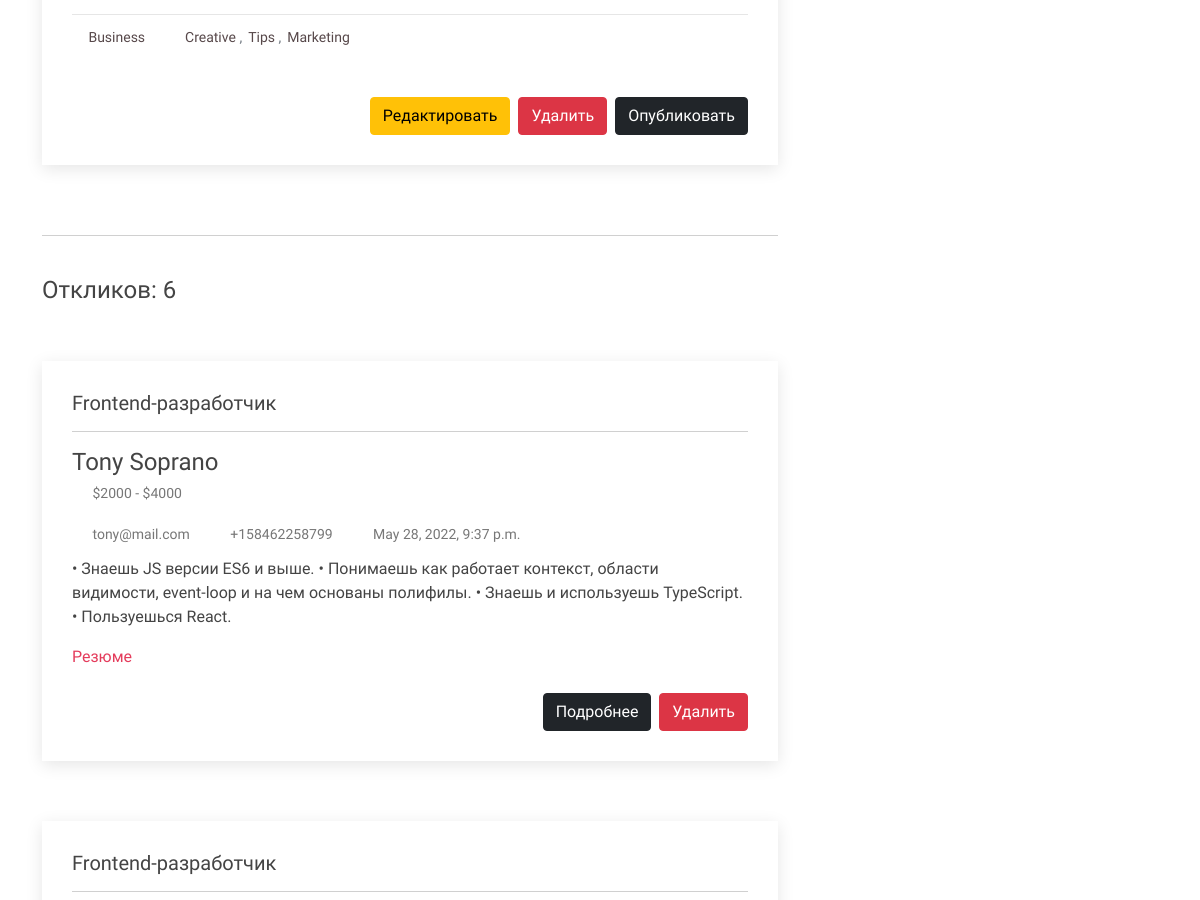
The app's page /vacancies/dashboard/10/frontend-razrabotcik/ (signed in, middle part), older data.
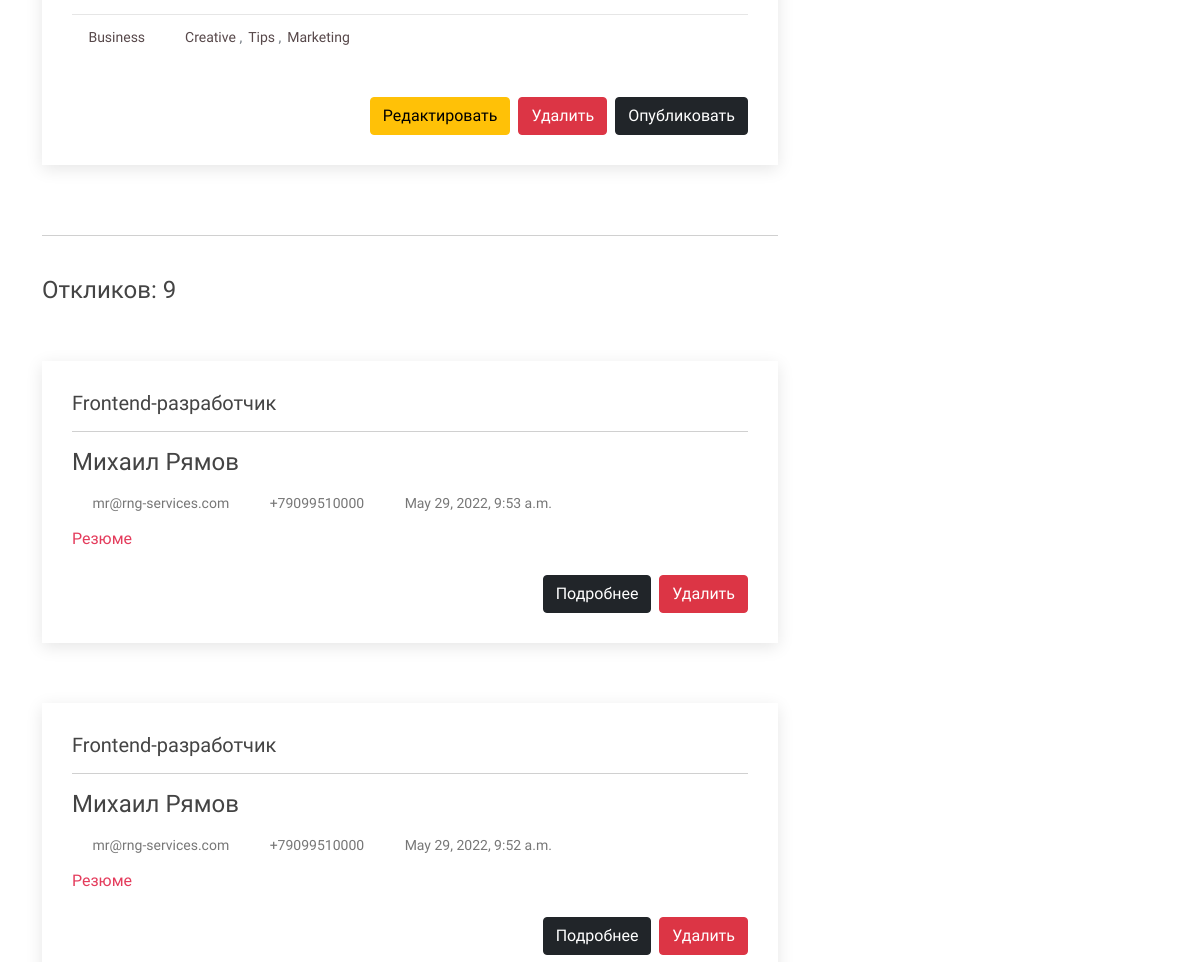
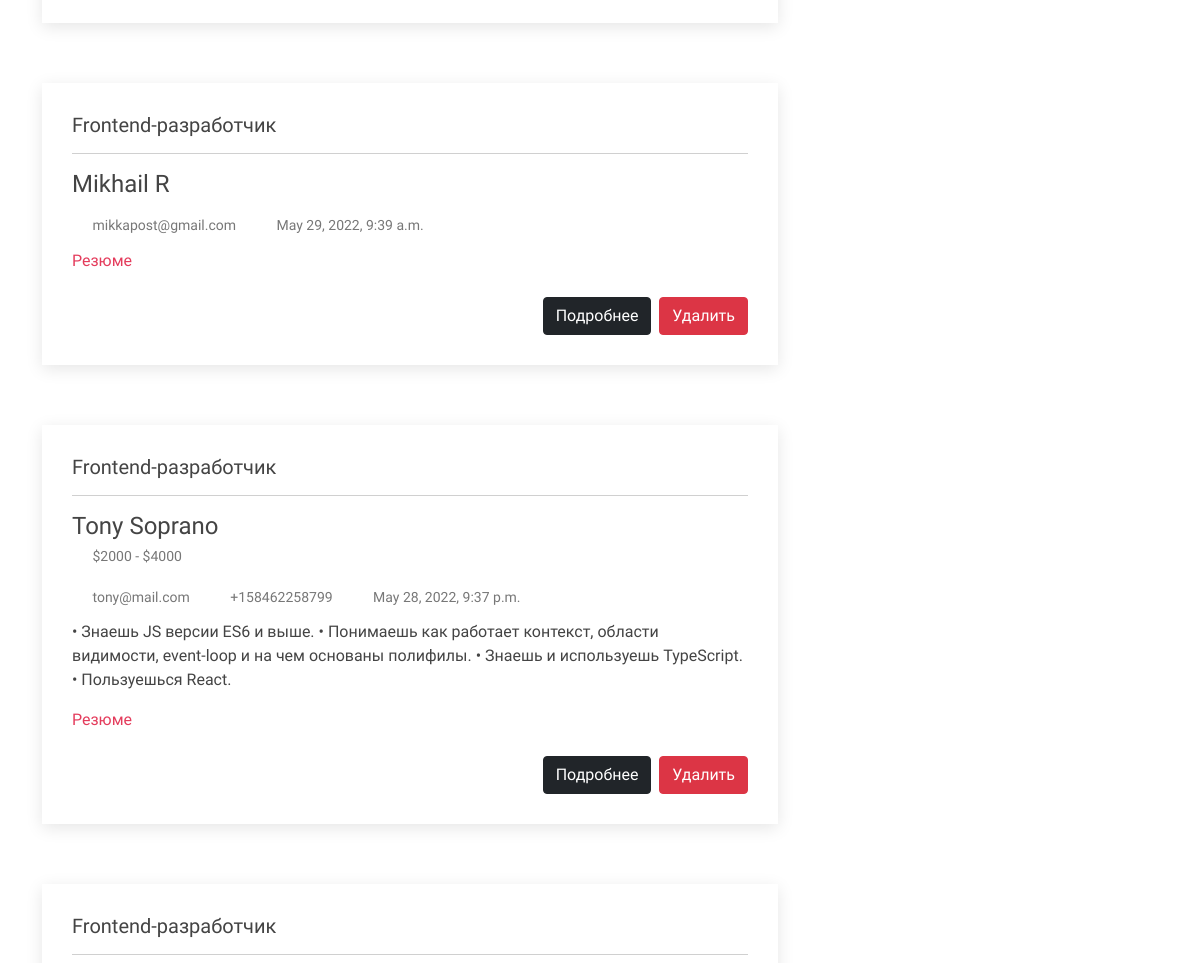
The same page, newer data (2 pictures, top to bottom).
### vacancies/models.py (models this page shows, shortened)
class JobApplication(models.Model):
    class Meta:
        verbose_name = "Отклик на вакансию"
        verbose_name_plural = "Отклики на вакансию"
    vacancy = models.ForeignKey(Vacancy, related_name='job_applications', on_delete=models.CASCADE)
    first_name = models.CharField(max_length=120)
    last_name = models.CharField(max_length=120)
    email = models.EmailField(max_length=120)
    phone = models.CharField(max_length=30, null=True, blank=True)
    telegram_url = models.CharField(max_length=120, null=True, blank=True)
    whatsapp_url = models.CharField(max_length=120, null=True, blank=True)
    linkedin_url = models.CharField(max_length=120, null=True, blank=True)
    github_url = models.CharField(max_length=120, null=True, blank=True)
    cover_letter = models.TextField("Cover letter", null=True, blank=True)
    date_added = models.DateTimeField(auto_now_add=True)
    salary = models.CharField(max_length=30, null=True, blank=True)
    resume = ContentTypeRestrictedFileField(upload_to='resumes/',
                                            content_types=[
                                                'text/plain',
                                                'application/pdf',
                                                'application/msword',
                                                'application/vnd.openxmlformats-officedocument.wordprocessingml.document'
                                                ],
                                                max_upload_size=1310720,
                                                verbose_name="Загрузить резюме*",
                                                help_text="Загрузить резюме в формате txt, doc, docx, pdf")

class Vacancy(models.Model):
    class Meta:
        verbose_name = "Vacancy"
        verbose_name_plural = "Vacancies"
    class Image(models.IntegerChoices):
        BLOG1 = 1
        BLOG2 = 2
        BLOG3 = 3
        BLOG4 = 4
        BLOG5 = 5
        BLOG6 = 6
        BLOG7 = 7
        BLOG8 = 8
        BLOG9 = 9
    title = models.CharField(max_length=160, verbose_name="Название")
    slug = models.SlugField(unique=True, blank=True)
    image = models.IntegerField(choices=Image.choices, default=1, verbose_name="Выбор картинки для вакансии")
    location = models.CharField(max_length=30, blank=True, verbose_name="город - офис / удалённо")
    salary = models.CharField(max_length=30, blank=True)
    format = models.CharField(max_length=30, blank=True, verbose_name="Занятость / в штат")
    entryСontent = RichTextField(blank=True, verbose_name="Краткое описание вакансии, проекта или клиента. / Превью.")
    body = RichTextField(blank=True, verbose_name="Полное описание вакансии: обязанности, требования, условия.")
    tags = models.TextField(blank=True)
    date_created = models.DateTimeField(auto_now_add=True)
    date_published = models.DateTimeField(auto_now=True)
    is_published = models.BooleanField(default=False, verbose_name="Опубликовано")
    author = models.ForeignKey(User, on_delete=models.CASCADE, default=User)
    contacts = models.BooleanField(default=True, verbose_name="Указать контакты рекрутера")
    is_on_top = models.BooleanField(default=False, verbose_name="На главной странице")
    def get_image(self):
        return f'website/assets/img/blog/blog-{self.image}.jpg'
    def get_absolute_url(self):
        return reverse('vacancies:dashboard_detail', kwargs={'pk': self.pk, 'slug': self.slug})

### vacancies/views.py (the view)
# urls.py: path('dashboard/<int:pk>/<str:slug>/', DashboardDetailView.as_view(), name = 'dashboard_detail'),
class DashboardDetailView(LoginRequiredMixin, DetailView):
    model = Vacancy
    template_name = "vacancies/dashboard_detail.html"
    def get_context_data(self, *args, **kwargs):
        context = super(DetailView, self).get_context_data(*args, **kwargs)
        current_vacancy = get_object_or_404(Vacancy, id=self.kwargs['pk'])
        vacancy_applications = current_vacancy.job_applications.order_by('-date_added')  # job_applications - 'related name' in models.py
        vacancy_applications_count = current_vacancy.job_applications.count()
        context['vacancy_applications_count'] = vacancy_applications_count
        context['vacancy_applications'] = vacancy_applications
        return context

### vacancies/templates/vacancies/dashboard_detail.html (shortened to what this page needs)
{% extends 'vacancies/dashboard_base.html' %}
{% load  static %}
{% block content %}
    <article class="entry entry-single">
      <div class="entry-footer">
        <i class="bi bi-folder"></i>
        <ul class="cats">
          <li><a href="#">Business</a></li>
        </ul>
        <i class="bi bi-tags"></i>
        <ul class="tags">
          <li><a href="#">Creative</a></li>
          <li><a href="#">Tips</a></li>
          <li><a href="#">Marketing</a></li>
        </ul>
      </div>
      <br/><br/>
      <div class="d-grid gap-2 d-md-flex justify-content-md-end">
        <a class="btn btn-warning" href="{% url 'vacancies:dashboard_update' vacancy.pk vacancy.slug %}" role="button">Редактировать</a>
        <a class="btn btn-danger" href="{% url 'vacancies:dashboard_delete' vacancy.pk vacancy.slug %}" role="button">Удалить</a>
        <a class="btn btn-dark" href="{% url 'vacancies:to_publish' vacancy.pk vacancy.slug %}" role="button">Опубликовать</a>
      </div>
    </article>
  {% if vacancy_applications %}
  <br/>
  <hr/>
  <br/>
    <h4>Откликов: {{ vacancy_applications_count }}</h4>
    <br/><br/>
      {% for application in vacancy_applications %}
        <article class="entry">
            <h5>{{ application.vacancy.title }}</h5>
            <hr/>
            <h4>
                {{ application.first_name }}
                {{ application.last_name }}
            </h4>
            {% if application.salary %}
              <div class="entry-meta">
                <li class="d-flex align-items-center"><i class="bi bi-cash-coin"></i><a >{{ application.salary }}</a></li>
              </div>
            {% endif %}
            <div class="entry-meta">
                <ul>
                    <li class="d-flex align-items-center"><i class="bi bi-envelope"></i><a href="mailto:{{ application.email }}">{{ application.email }}</a></li>
                  {% if application.phone %}
                    <li class="d-flex align-items-center"><i class="bi bi-telephone"></i><a href="tel:{{ application.phone }}">{{ application.phone }}</a></li>
                  {% endif %}
                    <li class="d-flex align-items-center"><i class="bi bi-clock"></i><a><time datetime="2020-01-01">{{ application.date_added }}</time></a></li>
                </ul>
            </div>
            <div class="entry-content">
                <p>
                {{ application.cover_letter|truncatechars:350 }}
                </p>
            </div>
            <div class="entry-content">
              <a href="{{ application.resume.url}}" target="_blank">
              Резюме
              </a>
            </div>
            <br/>
            <div class="d-grid gap-2 d-md-flex justify-content-md-end">
              <a class="btn btn-dark" href="{% url 'vacancies:application_detail' application.pk %}" role="button">Подробнее</a>
              <a class="btn btn-danger" href="{% url 'vacancies:application_delete' application.pk %}" role="button">Удалить</a>
            </div>
        </article>
      {% endfor %}
  {% else %}
      <h4>Пока нет откликов.</h4>
  {% endif %}
{% endblock %}

### vacancies/templates/vacancies/dashboard_base.html (shortened to what this page needs)
{% load  static %}
<!DOCTYPE html>
<html lang="en">
<head>
  <link href="{% static 'website/assets/vendor/bootstrap/css/bootstrap.min.css' %}" rel="stylesheet">
  <link href="{% static 'website/assets/vendor/bootstrap-icons/bootstrap-icons.css' %}" rel="stylesheet">
  <link href="{% static 'website/assets/vendor/boxicons/css/boxicons.min.css' %}" rel="stylesheet">
  <link href="{% static 'website/assets/vendor/glightbox/css/glightbox.min.css' %}" rel="stylesheet">
  <link href="{% static 'website/assets/vendor/remixicon/remixicon.css' %}" rel="stylesheet">
  <link href="{% static 'website/assets/vendor/swiper/swiper-bundle.min.css' %}" rel="stylesheet">
  <link href="{% static 'website/assets/css/style.css' %}" rel="stylesheet">
  <link href="{% static 'website/assets/css/style2.css' %}" rel="stylesheet">
</head>
<body>
  <main id="main">
    <section id="blog" class="blog">
      <div class="container" data-aos="fade-up">
        <div class="row">
          <div class="col-lg-8 entries">
            {% block content %}
            {% endblock %}
            <br/><br/><br/>
          </div>
        </div>
      </div>
    </section>
  </main>
</body>
</html>

### vacancies/templates/vacancies/dashboard_header.html (shortened to what this page needs)
{% load  static %}

### website/static/website/assets/css/style.css (style rules this page uses)
body { font-family: "Open Sans", sans-serif; color: #444444; }
a { color: #e43c5c; text-decoration: none; }
h1, h2, h3, h4, h5, h6 { font-family: "Nunito", sans-serif; }
section { padding: 60px 0; overflow: hidden; }
.blog { padding: 40px 0 20px 0; }
.blog .entry { padding: 30px; margin-bottom: 60px; box-shadow: 0 4px 16px rgba(0, 0, 0, 0.1); }
.blog .entry .entry-meta { margin-bottom: 15px; color: #b1a0a3; }
.blog .entry .entry-meta ul { display: flex; flex-wrap: wrap; list-style: none; align-items: center; padding: 0; margin: 0; }
.blog .entry .entry-meta ul li { padding-top: 10px; }
.blog .entry .entry-meta ul li + li { padding-left: 20px; }
.blog .entry .entry-meta i { font-size: 16px; margin-right: 8px; line-height: 0; }
.blog .entry .entry-meta a { color: #777777; font-size: 14px; display: inline-block; line-height: 1; }
.blog .entry .entry-content p { line-height: 24px; }
.blog .entry .entry-footer { padding-top: 10px; border-top: 1px solid #e6e6e6; }
.blog .entry .entry-footer i { color: #9a8487; display: inline; }
.blog .entry .entry-footer a { color: #57484a; transition: 0.3s; }
.blog .entry .entry-footer .cats { list-style: none; display: inline; padding: 0 20px 0 0; font-size: 14px; }
.blog .entry .entry-footer .cats li { display: inline-block; }
.blog .entry .entry-footer .tags { list-style: none; display: inline; padding: 0; font-size: 14px; }
.blog .entry .entry-footer .tags li { display: inline-block; }
.blog .entry .entry-footer .tags li + li::before { padding-right: 6px; color: #6c757d; content: ","; }
.blog .entry-single { margin-bottom: 30px; }

Row changes from the older to the newer data that the page shows:
added JobApplication: vacancy "Frontend-разработчик", first_name "Михаил", last_name "Рямов", email "mr@rng-services.com", phone "+79099510000", date_added "May 29, 2022, 9:53 a.m."
added JobApplication: vacancy "Frontend-разработчик", first_name "Михаил", last_name "Рямов", email "mr@rng-services.com", phone "+79099510000", date_added "May 29, 2022, 9:52 a.m."
added JobApplication: vacancy "Frontend-разработчик", first_name "Mikhail", last_name "R", email "mikkapost@gmail.com", date_added "May 29, 2022, 9:39 a.m."
Text that changed along with them:
{{ vacancy_applications_count }}: "6" → "9"
